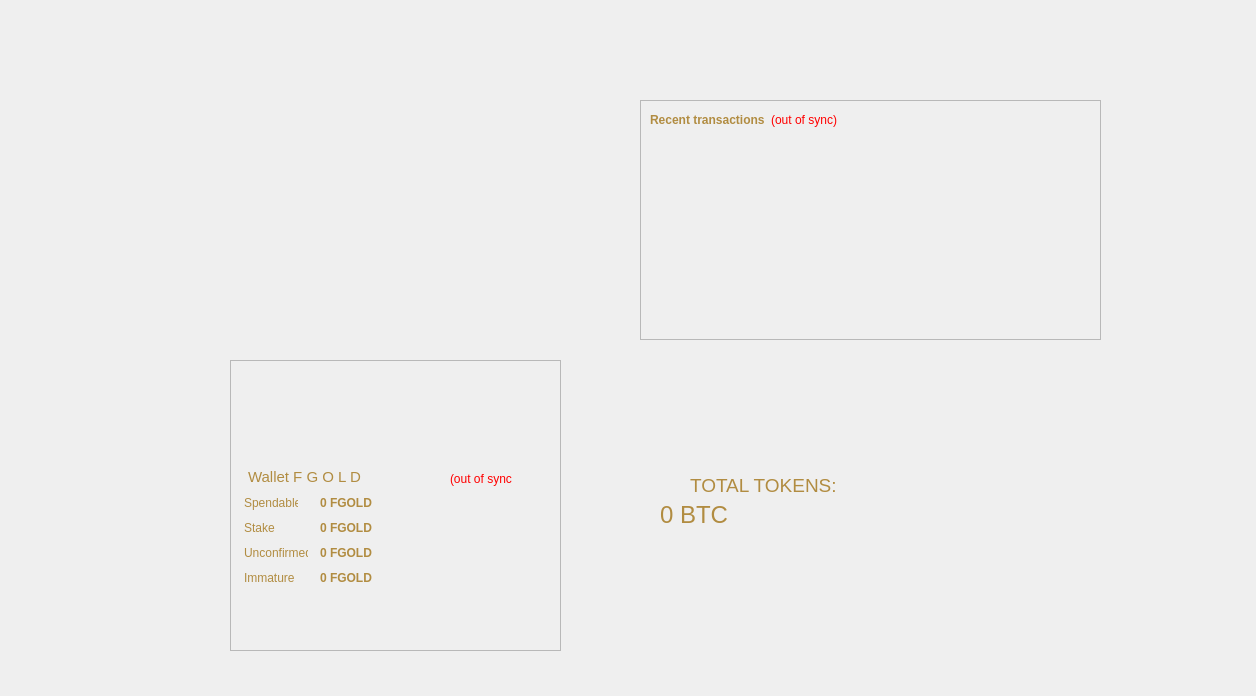
<?xml version="1.0" encoding="UTF-8"?>
<ui version="4.0">
 <class>OverviewPage</class>
 <widget class="QWidget" name="OverviewPage">
  <property name="geometry">
   <rect>
    <x>0</x>
    <y>0</y>
    <width>1256</width>
    <height>696</height>
   </rect>
  </property>
  <property name="windowTitle">
   <string>Form</string>
  </property>
  <property name="styleSheet">
   <string notr="true">color: rgb(177, 140, 65);</string>
  </property>
  <widget class="QFrame" name="frame">
   <property name="geometry">
    <rect>
     <x>230</x>
     <y>360</y>
     <width>331</width>
     <height>291</height>
    </rect>
   </property>
   <property name="frameShape">
    <enum>QFrame::StyledPanel</enum>
   </property>
   <property name="frameShadow">
    <enum>QFrame::Raised</enum>
   </property>
   <widget class="QLabel" name="labelWalletStatus">
    <property name="geometry">
     <rect>
      <x>220</x>
      <y>110</y>
      <width>62</width>
      <height>18</height>
     </rect>
    </property>
    <property name="toolTip">
     <string>The displayed information may be out of date. Your wallet automatically synchronizes with the FUTUREGOLD network after a connection is established, but this process has not completed yet.</string>
    </property>
    <property name="styleSheet">
     <string notr="true">QLabel { color: red; }</string>
    </property>
    <property name="text">
     <string notr="true">(out of sync)</string>
    </property>
    <property name="alignment">
     <set>Qt::AlignLeading|Qt::AlignLeft|Qt::AlignVCenter</set>
    </property>
   </widget>
   <widget class="QLabel" name="label_5">
    <property name="geometry">
     <rect>
      <x>18</x>
      <y>108</y>
      <width>161</width>
      <height>18</height>
     </rect>
    </property>
    <property name="font">
     <font>
      <pointsize>11</pointsize>
      <weight>50</weight>
      <bold>false</bold>
     </font>
    </property>
    <property name="text">
     <string>Wallet F G O L D</string>
    </property>
   </widget>
   <widget class="QLabel" name="labelBalance">
    <property name="geometry">
     <rect>
      <x>90</x>
      <y>135</y>
      <width>191</width>
      <height>16</height>
     </rect>
    </property>
    <property name="font">
     <font>
      <weight>75</weight>
      <bold>true</bold>
     </font>
    </property>
    <property name="cursor">
     <cursorShape>IBeamCursor</cursorShape>
    </property>
    <property name="toolTip">
     <string>Your current spendable balance</string>
    </property>
    <property name="text">
     <string notr="true">0 FGOLD</string>
    </property>
    <property name="textInteractionFlags">
     <set>Qt::LinksAccessibleByMouse|Qt::TextSelectableByKeyboard|Qt::TextSelectableByMouse</set>
    </property>
   </widget>
   <widget class="QLabel" name="label">
    <property name="geometry">
     <rect>
      <x>14</x>
      <y>135</y>
      <width>54</width>
      <height>16</height>
     </rect>
    </property>
    <property name="text">
     <string>Spendable:</string>
    </property>
   </widget>
   <widget class="QLabel" name="label_6">
    <property name="geometry">
     <rect>
      <x>14</x>
      <y>160</y>
      <width>31</width>
      <height>16</height>
     </rect>
    </property>
    <property name="text">
     <string>Stake:</string>
    </property>
   </widget>
   <widget class="QLabel" name="labelStake">
    <property name="geometry">
     <rect>
      <x>90</x>
      <y>160</y>
      <width>211</width>
      <height>16</height>
     </rect>
    </property>
    <property name="font">
     <font>
      <weight>75</weight>
      <bold>true</bold>
     </font>
    </property>
    <property name="cursor">
     <cursorShape>IBeamCursor</cursorShape>
    </property>
    <property name="toolTip">
     <string>Total of coins that was staked, and do not yet count toward the current balance</string>
    </property>
    <property name="text">
     <string notr="true">0 FGOLD</string>
    </property>
    <property name="textInteractionFlags">
     <set>Qt::LinksAccessibleByMouse|Qt::TextSelectableByKeyboard|Qt::TextSelectableByMouse</set>
    </property>
   </widget>
   <widget class="QLabel" name="label_3">
    <property name="geometry">
     <rect>
      <x>14</x>
      <y>185</y>
      <width>64</width>
      <height>16</height>
     </rect>
    </property>
    <property name="text">
     <string>Unconfirmed:</string>
    </property>
   </widget>
   <widget class="QLabel" name="labelImmatureText">
    <property name="geometry">
     <rect>
      <x>14</x>
      <y>210</y>
      <width>50</width>
      <height>16</height>
     </rect>
    </property>
    <property name="text">
     <string>Immature:</string>
    </property>
   </widget>
   <widget class="QLabel" name="labelUnconfirmed">
    <property name="geometry">
     <rect>
      <x>90</x>
      <y>185</y>
      <width>211</width>
      <height>16</height>
     </rect>
    </property>
    <property name="font">
     <font>
      <weight>75</weight>
      <bold>true</bold>
     </font>
    </property>
    <property name="cursor">
     <cursorShape>IBeamCursor</cursorShape>
    </property>
    <property name="toolTip">
     <string>Total of transactions that have yet to be confirmed, and do not yet count toward the current balance</string>
    </property>
    <property name="text">
     <string notr="true">0 FGOLD</string>
    </property>
    <property name="textInteractionFlags">
     <set>Qt::LinksAccessibleByMouse|Qt::TextSelectableByKeyboard|Qt::TextSelectableByMouse</set>
    </property>
   </widget>
   <widget class="QLabel" name="labelImmature">
    <property name="geometry">
     <rect>
      <x>90</x>
      <y>210</y>
      <width>201</width>
      <height>16</height>
     </rect>
    </property>
    <property name="font">
     <font>
      <weight>75</weight>
      <bold>true</bold>
     </font>
    </property>
    <property name="toolTip">
     <string>Mined balance that has not yet matured</string>
    </property>
    <property name="text">
     <string notr="true">0 FGOLD</string>
    </property>
    <property name="textInteractionFlags">
     <set>Qt::LinksAccessibleByMouse|Qt::TextSelectableByKeyboard|Qt::TextSelectableByMouse</set>
    </property>
   </widget>
  </widget>
  <widget class="QFrame" name="frame_2">
   <property name="geometry">
    <rect>
     <x>640</x>
     <y>100</y>
     <width>461</width>
     <height>240</height>
    </rect>
   </property>
   <property name="frameShape">
    <enum>QFrame::StyledPanel</enum>
   </property>
   <property name="frameShadow">
    <enum>QFrame::Raised</enum>
   </property>
   <layout class="QVBoxLayout" name="verticalLayout">
    <item>
     <layout class="QHBoxLayout" name="horizontalLayout_2">
      <item>
       <widget class="QLabel" name="label_4">
        <property name="text">
         <string>&lt;b&gt;Recent transactions&lt;/b&gt;</string>
        </property>
       </widget>
      </item>
      <item>
       <widget class="QLabel" name="labelTransactionsStatus">
        <property name="toolTip">
         <string>The displayed information may be out of date. Your wallet automatically synchronizes with the FUTUREGOLD network after a connection is established, but this process has not completed yet.</string>
        </property>
        <property name="styleSheet">
         <string notr="true">QLabel { color: red; }</string>
        </property>
        <property name="text">
         <string notr="true">(out of sync)</string>
        </property>
        <property name="alignment">
         <set>Qt::AlignRight|Qt::AlignTrailing|Qt::AlignVCenter</set>
        </property>
       </widget>
      </item>
      <item>
       <spacer name="horizontalSpacer">
        <property name="orientation">
         <enum>Qt::Horizontal</enum>
        </property>
        <property name="sizeHint" stdset="0">
         <size>
          <width>40</width>
          <height>20</height>
         </size>
        </property>
       </spacer>
      </item>
     </layout>
    </item>
    <item>
     <widget class="QListView" name="listTransactions">
      <property name="font">
       <font>
        <pointsize>7</pointsize>
       </font>
      </property>
      <property name="styleSheet">
       <string notr="true">QListView { background: transparent; }</string>
      </property>
      <property name="frameShape">
       <enum>QFrame::NoFrame</enum>
      </property>
      <property name="verticalScrollBarPolicy">
       <enum>Qt::ScrollBarAlwaysOff</enum>
      </property>
      <property name="horizontalScrollBarPolicy">
       <enum>Qt::ScrollBarAlwaysOff</enum>
      </property>
      <property name="selectionMode">
       <enum>QAbstractItemView::NoSelection</enum>
      </property>
     </widget>
    </item>
   </layout>
  </widget>
  <widget class="QLabel" name="labelTotal">
   <property name="geometry">
    <rect>
     <x>660</x>
     <y>500</y>
     <width>491</width>
     <height>31</height>
    </rect>
   </property>
   <property name="font">
    <font>
     <pointsize>18</pointsize>
     <weight>50</weight>
     <bold>false</bold>
    </font>
   </property>
   <property name="cursor">
    <cursorShape>IBeamCursor</cursorShape>
   </property>
   <property name="toolTip">
    <string>Your current total balance</string>
   </property>
   <property name="text">
    <string notr="true">0 BTC</string>
   </property>
   <property name="textInteractionFlags">
    <set>Qt::LinksAccessibleByMouse|Qt::TextSelectableByKeyboard|Qt::TextSelectableByMouse</set>
   </property>
  </widget>
  <widget class="QLabel" name="labelTotalText">
   <property name="geometry">
    <rect>
     <x>690</x>
     <y>470</y>
     <width>201</width>
     <height>31</height>
    </rect>
   </property>
   <property name="font">
    <font>
     <pointsize>14</pointsize>
    </font>
   </property>
   <property name="text">
    <string>TOTAL TOKENS:</string>
   </property>
  </widget>
 </widget>
 <resources/>
 <connections/>
</ui>
